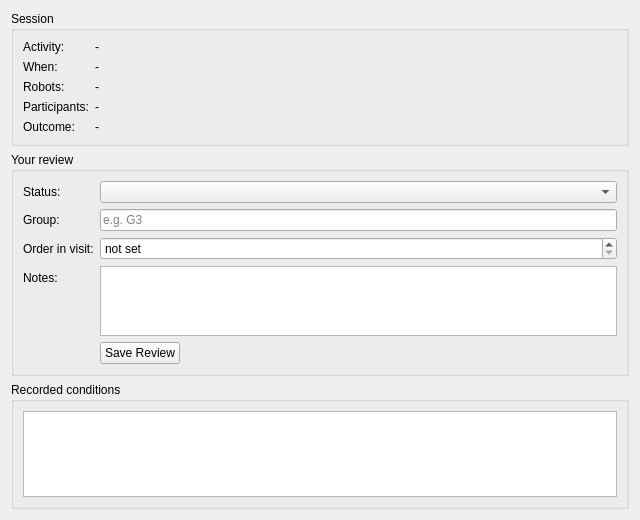
<?xml version="1.0" encoding="UTF-8"?>
<ui version="4.0">
 <class>SessionSummaryView</class>
 <widget class="QWidget" name="SessionSummaryView">
  <property name="geometry">
   <rect><x>0</x><y>0</y><width>640</width><height>520</height></rect>
  </property>
  <layout class="QVBoxLayout" name="verticalLayout">
   <item>
    <widget class="QGroupBox" name="facts_group">
     <property name="title"><string>Session</string></property>
     <property name="whatsThis"><string>What was recorded about the selected session: the activity, the robots, who took part and how the activity ended.</string></property>
     <layout class="QFormLayout" name="facts_layout">
      <item row="0" column="0"><widget class="QLabel" name="activity_label"><property name="text"><string>Activity:</string></property></widget></item>
      <item row="0" column="1"><widget class="QLabel" name="activity_value"><property name="whatsThis"><string>The activity that ran in this session.</string></property><property name="text"><string>-</string></property><property name="textInteractionFlags"><set>Qt::TextSelectableByMouse</set></property></widget></item>
      <item row="1" column="0"><widget class="QLabel" name="when_label"><property name="text"><string>When:</string></property></widget></item>
      <item row="1" column="1"><widget class="QLabel" name="when_value"><property name="whatsThis"><string>Start time and length of the session.</string></property><property name="text"><string>-</string></property><property name="textInteractionFlags"><set>Qt::TextSelectableByMouse</set></property></widget></item>
      <item row="2" column="0"><widget class="QLabel" name="robots_label"><property name="text"><string>Robots:</string></property></widget></item>
      <item row="2" column="1"><widget class="QLabel" name="robots_value"><property name="whatsThis"><string>The kinds of robot used, and how the children and the touch surfaces relate: one skin shared by several children, own skin each on one robot, or own robot each.</string></property><property name="text"><string>-</string></property><property name="wordWrap"><bool>true</bool></property><property name="textInteractionFlags"><set>Qt::TextSelectableByMouse</set></property></widget></item>
      <item row="3" column="0"><widget class="QLabel" name="participants_label"><property name="text"><string>Participants:</string></property></widget></item>
      <item row="3" column="1"><widget class="QLabel" name="participants_value"><property name="whatsThis"><string>Who took part, and which robot and skins each child was assigned.</string></property><property name="text"><string>-</string></property><property name="wordWrap"><bool>true</bool></property><property name="textInteractionFlags"><set>Qt::TextSelectableByMouse</set></property></widget></item>
      <item row="4" column="0"><widget class="QLabel" name="outcome_label"><property name="text"><string>Outcome:</string></property></widget></item>
      <item row="4" column="1"><widget class="QLabel" name="outcome_value"><property name="whatsThis"><string>How far the activity got: touches recorded, phase changes, and whether every robot reached the final phase (and after how long).</string></property><property name="text"><string>-</string></property><property name="wordWrap"><bool>true</bool></property><property name="textInteractionFlags"><set>Qt::TextSelectableByMouse</set></property></widget></item>
     </layout>
    </widget>
   </item>
   <item>
    <widget class="QGroupBox" name="review_group">
     <property name="title"><string>Your review</string></property>
     <property name="whatsThis"><string>What you add to the session afterwards. It is stored next to the recording and never changes the recorded data.</string></property>
     <layout class="QFormLayout" name="review_layout">
      <item row="0" column="0"><widget class="QLabel" name="status_label"><property name="text"><string>Status:</string></property><property name="buddy"><cstring>status_combo</cstring></property></widget></item>
      <item row="0" column="1">
       <widget class="QComboBox" name="status_combo">
        <property name="toolTip"><string>Whether this session counts for the study.</string></property>
        <property name="whatsThis"><string>Valid: a real study session. Test: a rehearsal or equipment check. Excluded: a real session you decided to leave out (say why in the notes). The export can skip test and excluded sessions.</string></property>
       </widget>
      </item>
      <item row="1" column="0"><widget class="QLabel" name="group_label"><property name="text"><string>Group:</string></property><property name="buddy"><cstring>group_edit</cstring></property></widget></item>
      <item row="1" column="1">
       <widget class="QLineEdit" name="group_edit">
        <property name="toolTip"><string>Label of the group of children (e.g. G3).</string></property>
        <property name="whatsThis"><string>A label shared by every session of the same group of children on the same visit. It groups the sessions in the list and is the key for joining the export with the questionnaires.</string></property>
        <property name="placeholderText"><string>e.g. G3</string></property>
       </widget>
      </item>
      <item row="2" column="0"><widget class="QLabel" name="order_label"><property name="text"><string>Order in visit:</string></property><property name="buddy"><cstring>order_spin</cstring></property></widget></item>
      <item row="2" column="1">
       <widget class="QSpinBox" name="order_spin">
        <property name="toolTip"><string>Position of this session among the group's sessions (1 = first).</string></property>
        <property name="whatsThis"><string>Which activity this was for the group during the visit: 1 for the first, 2 for the second, and so on. Leave at "not set" if it does not apply. Used to check for order effects.</string></property>
        <property name="specialValueText"><string>not set</string></property>
        <property name="minimum"><number>0</number></property>
        <property name="maximum"><number>99</number></property>
       </widget>
      </item>
      <item row="3" column="0"><widget class="QLabel" name="notes_label"><property name="text"><string>Notes:</string></property><property name="buddy"><cstring>notes_edit</cstring></property></widget></item>
      <item row="3" column="1">
       <widget class="QPlainTextEdit" name="notes_edit">
        <property name="toolTip"><string>Free notes about this session.</string></property>
        <property name="whatsThis"><string>Anything worth remembering about this session: interruptions, a child who left, equipment problems, why it was excluded. Exported with the session.</string></property>
        <property name="maximumSize"><size><width>16777215</width><height>110</height></size></property>
       </widget>
      </item>
      <item row="4" column="1">
       <layout class="QHBoxLayout" name="save_layout">
        <item>
         <widget class="QPushButton" name="save_btn">
          <property name="toolTip"><string>Store the status, group, order and notes.</string></property>
          <property name="whatsThis"><string>Save your review of this session. Nothing is stored until you press this.</string></property>
          <property name="text"><string>Save Review</string></property>
         </widget>
        </item>
        <item>
         <spacer name="save_spacer">
          <property name="orientation"><enum>Qt::Horizontal</enum></property>
          <property name="sizeHint" stdset="0"><size><width>40</width><height>20</height></size></property>
         </spacer>
        </item>
       </layout>
      </item>
     </layout>
    </widget>
   </item>
   <item>
    <widget class="QGroupBox" name="conditions_group">
     <property name="title"><string>Recorded conditions</string></property>
     <property name="whatsThis"><string>What the session ran with, captured when it started: touch thresholds and tuning, and the firmware on each board. Sessions are only comparable when these match.</string></property>
     <layout class="QVBoxLayout" name="conditions_layout">
      <item>
       <widget class="QPlainTextEdit" name="conditions_text">
        <property name="whatsThis"><string>The touch settings and node firmware in force during this session. Empty for sessions recorded before these were captured.</string></property>
        <property name="readOnly"><bool>true</bool></property>
       </widget>
      </item>
     </layout>
    </widget>
   </item>
  </layout>
 </widget>
 <resources/>
 <connections/>
</ui>
